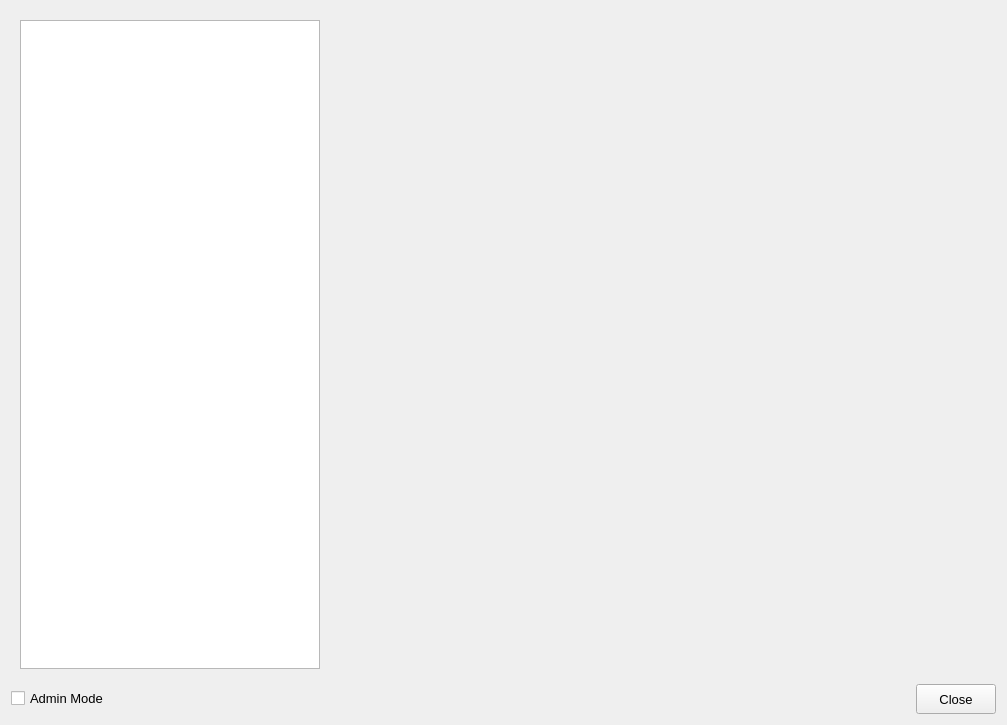
<?xml version="1.0" encoding="UTF-8"?>
<ui version="4.0">
 <class>Form</class>
 <widget class="QWidget" name="Form">
  <property name="geometry">
   <rect>
    <x>0</x>
    <y>0</y>
    <width>1007</width>
    <height>725</height>
   </rect>
  </property>
  <property name="windowTitle">
   <string>Form</string>
  </property>
  <layout class="QGridLayout" name="gridLayout_2">
   <item row="0" column="0">
    <widget class="QWidget" name="widget" native="true">
     <layout class="QGridLayout" name="gridLayout">
      <item row="0" column="1">
       <widget class="QWidget" name="widget_setting_info" native="true"/>
      </item>
      <item row="0" column="0">
       <widget class="QListWidget" name="listWidget_settings">
        <property name="maximumSize">
         <size>
          <width>300</width>
          <height>16777215</height>
         </size>
        </property>
        <property name="font">
         <font>
          <pointsize>10</pointsize>
          <weight>75</weight>
          <bold>true</bold>
         </font>
        </property>
       </widget>
      </item>
     </layout>
    </widget>
   </item>
   <item row="1" column="0">
    <layout class="QHBoxLayout" name="horizontalLayout">
     <item>
      <widget class="QCheckBox" name="checkBox_admin_mode">
       <property name="font">
        <font>
         <pointsize>10</pointsize>
        </font>
       </property>
       <property name="text">
        <string>Admin Mode</string>
       </property>
      </widget>
     </item>
     <item>
      <spacer name="horizontalSpacer">
       <property name="orientation">
        <enum>Qt::Horizontal</enum>
       </property>
       <property name="sizeHint" stdset="0">
        <size>
         <width>40</width>
         <height>20</height>
        </size>
       </property>
      </spacer>
     </item>
     <item>
      <widget class="QPushButton" name="pushButton_close">
       <property name="minimumSize">
        <size>
         <width>0</width>
         <height>30</height>
        </size>
       </property>
       <property name="font">
        <font>
         <pointsize>10</pointsize>
        </font>
       </property>
       <property name="text">
        <string>Close</string>
       </property>
      </widget>
     </item>
    </layout>
   </item>
  </layout>
 </widget>
 <resources/>
 <connections/>
</ui>
